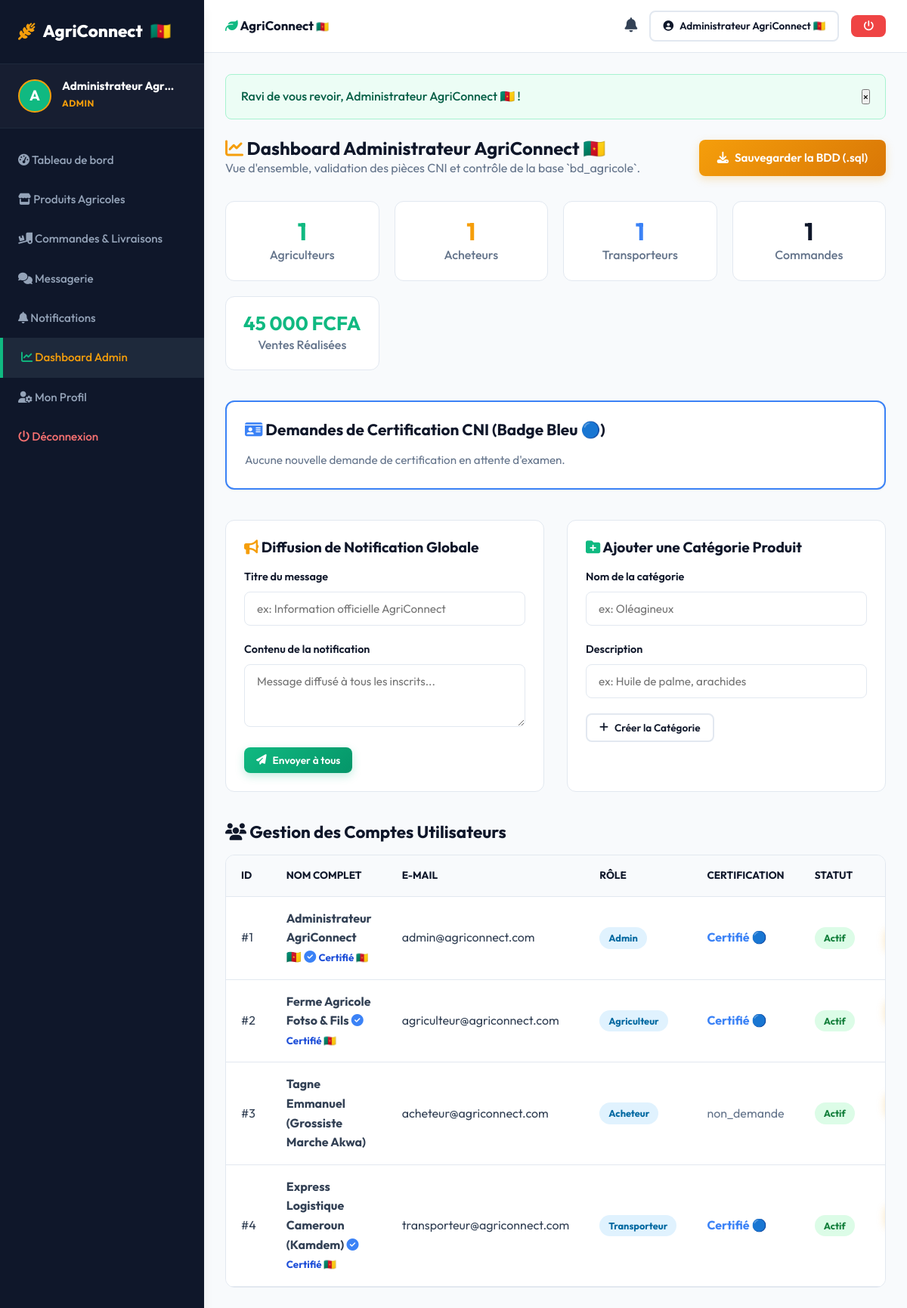
The page /admin.php (signed in) on the database its author committed.
### tables this page shows
CREATE TABLE IF NOT EXISTS `utilisateurs` (
  `id` INT AUTO_INCREMENT PRIMARY KEY,
  `nom_complet` VARCHAR(150) NOT NULL,
  `email` VARCHAR(150) NOT NULL UNIQUE,
  `mot_de_passe` VARCHAR(255) NOT NULL,
  `role` ENUM('agriculteur', 'acheteur', 'transporteur', 'admin') NOT NULL DEFAULT 'acheteur',
  `telephone` VARCHAR(30) DEFAULT NULL,
  `photo` VARCHAR(255) DEFAULT 'default_avatar.png',
  `adresse` VARCHAR(255) DEFAULT NULL,
  `ville` VARCHAR(100) DEFAULT NULL,
  `latitude` DECIMAL(10, 8) DEFAULT NULL,
  `longitude` DECIMAL(11, 8) DEFAULT NULL,
  `statut` ENUM('actif', 'suspendu') NOT NULL DEFAULT 'actif',
  `est_certifie` TINYINT(1) NOT NULL DEFAULT 0,
  `statut_certification` ENUM('non_demande', 'en_attente', 'valide', 'rejete') NOT NULL DEFAULT 'non_demande',
  `photo_cni` VARCHAR(255) DEFAULT NULL,
  `date_demande_certification` DATETIME DEFAULT NULL,
  `date_creation` DATETIME DEFAULT CURRENT_TIMESTAMP
);

### admin.php (the view, shortened to what this page needs)
<?php
require_once __DIR__ . '/includes/fonctions.php';
$nb_agri = $pdo->query("SELECT COUNT(*) FROM utilisateurs WHERE role = 'agriculteur'")->fetchColumn();
$nb_ach = $pdo->query("SELECT COUNT(*) FROM utilisateurs WHERE role = 'acheteur'")->fetchColumn();
$nb_trans = $pdo->query("SELECT COUNT(*) FROM utilisateurs WHERE role = 'transporteur'")->fetchColumn();
$nb_cmd = $pdo->query("SELECT COUNT(*) FROM commandes")->fetchColumn();
$ca_total = $pdo->query("SELECT SUM(total_prix) FROM commandes WHERE statut = 'livree'")->fetchColumn() ?: 0;
$demandes_certif = $pdo->query("SELECT * FROM utilisateurs WHERE statut_certification = 'en_attente' ORDER BY date_demande_certification ASC")->fetchAll();
$utilisateurs = $pdo->query("SELECT * FROM utilisateurs ORDER BY date_creation DESC")->fetchAll();
require_once __DIR__ . '/includes/header.php';
?>
<div style="display: flex; justify-content: space-between; align-items: center; margin-top: 20px; margin-bottom: 30px; flex-wrap: wrap; gap: 16px;">
    <div>
        <h2><i class="fa-solid fa-chart-line" style="color: var(--accent);"></i> Dashboard Administrateur AgriConnect 🇨🇲</h2>
        <p style="color: var(--gray-500);">Vue d'ensemble, validation des pièces CNI et contrôle de la base `bd_agricole`.</p>
    </div>
    <a href="admin.php?action_export_sql=1" class="btn btn-accent">
        <i class="fa-solid fa-download"></i> Sauvegarder la BDD (.sql)
    </a>
</div>
<div style="display: grid; grid-template-columns: repeat(auto-fit, minmax(180px, 1fr)); gap: 20px; margin-bottom: 40px;">
    <div style="background: var(--white); padding: 20px; border-radius: var(--radius-md); border: 1px solid var(--gray-200); text-align: center;">
        <h3 style="font-size: 2rem; color: var(--primary);"><?php echo $nb_agri; ?></h3>
        <p style="color: var(--gray-500); font-weight: 500;">Agriculteurs</p>
    </div>
    <div style="background: var(--white); padding: 20px; border-radius: var(--radius-md); border: 1px solid var(--gray-200); text-align: center;">
        <h3 style="font-size: 2rem; color: var(--accent);"><?php echo $nb_ach; ?></h3>
        <p style="color: var(--gray-500); font-weight: 500;">Acheteurs</p>
    </div>
    <div style="background: var(--white); padding: 20px; border-radius: var(--radius-md); border: 1px solid var(--gray-200); text-align: center;">
        <h3 style="font-size: 2rem; color: var(--info);"><?php echo $nb_trans; ?></h3>
        <p style="color: var(--gray-500); font-weight: 500;">Transporteurs</p>
    </div>
    <div style="background: var(--white); padding: 20px; border-radius: var(--radius-md); border: 1px solid var(--gray-200); text-align: center;">
        <h3 style="font-size: 2rem; color: var(--dark);"><?php echo $nb_cmd; ?></h3>
        <p style="color: var(--gray-500); font-weight: 500;">Commandes</p>
    </div>
    <div style="background: var(--white); padding: 20px; border-radius: var(--radius-md); border: 1px solid var(--gray-200); text-align: center;">
        <h3 style="font-size: 1.6rem; color: var(--success);"><?php echo formater_prix($ca_total); ?></h3>
        <p style="color: var(--gray-500); font-weight: 500;">Ventes Réalisées</p>
    </div>
</div>
<div id="section-certifications" style="margin-bottom: 40px; background: var(--white); padding: 24px; border-radius: var(--radius-md); border: 2px solid #3b82f6; box-shadow: var(--shadow-sm);">
    <h3 style="font-size: 1.3rem; margin-bottom: 16px; color: var(--dark);">
        <i class="fa-solid fa-id-card" style="color: #3b82f6;"></i> Demandes de Certification CNI (Badge Bleu 🔵)
    </h3>
    <?php if (empty($demandes_certif)): ?>
        <p style="color: var(--gray-500); font-size: 0.95rem;">Aucune nouvelle demande de certification en attente d'examen.</p>
    <?php endif; ?>
</div>
<div style="display: grid; grid-template-columns: repeat(auto-fit, minmax(320px, 1fr)); gap: 30px; margin-bottom: 40px;">
    <div style="background: var(--white); padding: 24px; border-radius: var(--radius-md); border: 1px solid var(--gray-200);">
        <h3 style="font-size: 1.2rem; margin-bottom: 16px; color: var(--dark);"><i class="fa-solid fa-bullhorn" style="color: var(--accent);"></i> Diffusion de Notification Globale</h3>
        <form action="admin.php" method="POST">
            <div class="form-group">
                <label class="form-label">Titre du message</label>
                <input type="text" name="titre_notif" class="form-control" placeholder="ex: Information officielle AgriConnect" required>
            </div>
            <div class="form-group">
                <label class="form-label">Contenu de la notification</label>
                <textarea name="msg_notif" class="form-control" rows="3" required placeholder="Message diffusé à tous les inscrits..."></textarea>
            </div>
            <button type="submit" class="btn btn-primary btn-sm"><i class="fa-solid fa-paper-plane"></i> Envoyer à tous</button>
        </form>
    </div>
    <div id="section-categories" style="background: var(--white); padding: 24px; border-radius: var(--radius-md); border: 1px solid var(--gray-200);">
        <h3 style="font-size: 1.2rem; margin-bottom: 16px; color: var(--dark);"><i class="fa-solid fa-folder-plus" style="color: var(--primary);"></i> Ajouter une Catégorie Produit</h3>
        <form action="admin.php" method="POST">
            <div class="form-group">
                <label class="form-label">Nom de la catégorie</label>
                <input type="text" name="nom_cat" class="form-control" placeholder="ex: Oléagineux" required>
            </div>
            <div class="form-group">
                <label class="form-label">Description</label>
                <input type="text" name="desc_cat" class="form-control" placeholder="ex: Huile de palme, arachides">
            </div>
            <button type="submit" class="btn btn-outline btn-sm"><i class="fa-solid fa-plus"></i> Créer la Catégorie</button>
        </form>
    </div>
</div>
<div id="section-users" style="margin-bottom: 40px;">
    <h3 style="font-size: 1.4rem; margin-bottom: 16px; color: var(--dark);"><i class="fa-solid fa-users"></i> Gestion des Comptes Utilisateurs</h3>
    <div class="table-responsive">
        <table class="table">
            <thead>
                <tr>
                    <th>ID</th>
                    <th>Nom Complet</th>
                    <th>E-mail</th>
                    <th>Rôle</th>
                    <th>Certification</th>
                    <th>Statut</th>
                    <th>Actions</th>
                </tr>
            </thead>
            <tbody>
                <?php foreach ($utilisateurs as $u): ?>
                    <tr>
                        <td>#<?php echo $u['id']; ?></td>
                        <td>
                            <strong><?php echo htmlspecialchars($u['nom_complet']); ?></strong>
                            <?php echo afficher_badge_certification($u['est_certifie'], $u['statut_certification']); ?>
                        </td>
                        <td><?php echo htmlspecialchars($u['email']); ?></td>
                        <td><span class="status-badge status-acceptee"><?php echo ucfirst($u['role']); ?></span></td>
                        <td>
                            <?php if ($u['est_certifie']): ?>
                                <span style="color: #3b82f6; font-weight: 700;">Certifié 🔵</span>
                            <?php else: ?>
                                <span style="color: var(--gray-500);"><?php echo htmlspecialchars($u['statut_certification']); ?></span>
                            <?php endif; ?>
                        </td>
                        <td>
                            <?php if ($u['statut'] === 'actif'): ?>
                                <span class="status-badge status-livree">Actif</span>
                            <?php else: ?>
                                <span class="status-badge status-refusee">Suspendu</span>
                            <?php endif; ?>
                        </td>
                        <td>
                        </td>
                    </tr>
                <?php endforeach; ?>
            </tbody>
        </table>
    </div>
</div>
<?php require_once __DIR__ . '/includes/footer.php'; ?>

### includes/fonctions.php (shortened to what this page needs)
<?php
function afficher_flash() {
    if (isset($_SESSION['flash'])) {
        $flash = $_SESSION['flash'];
        echo '<div class="alert alert-' . htmlspecialchars($flash['type']) . ' alert-dismissible fade show" role="alert">
                <span>' . htmlspecialchars($flash['message']) . '</span>
                <button type="button" class="btn-close" onclick="this.parentElement.remove()">&times;</button>
              </div>';
    }
}
function afficher_badge_certification($est_certifie, $statut_certif = '') {
    if ($est_certifie || $statut_certif === 'valide') {
        return '<span class="badge-certifie" title="Compte Vérifié CNI Cameroun"><i class="fa-solid fa-circle-check" style="color: #3b82f6;"></i> <small style="color: #1d4ed8; font-weight: 700;">Certifié 🇨🇲</small></span>';
    }
    return '';
}
function formater_prix($montant) {
    return number_format((float)$montant, 0, ',', ' ') . ' FCFA';
}

### assets/css/style.css (style rules this page uses)
:root { --primary: #10b981; --primary-dark: #059669; --primary-light: #d1fae5; --accent: #f59e0b; --dark: #0f172a; --dark-surface: #1e293b; --light-bg: #f8fafc; --white: #ffffff; --gray-100: #f1f5f9; --gray-200: #e2e8f0; --gray-500: #64748b; --gray-700: #334155; --danger: #ef4444; --warning: #f59e0b; --success: #10b981; --info: #3b82f6; --shadow-sm: 0 1px 3px rgba(0,0,0,0.05); --shadow-md: 0 4px 6px -1px rgba(0,0,0,0.1), 0 2px 4px -1px rgba(0,0,0,0.06); --shadow-lg: 0 10px 15px -3px rgba(0,0,0,0.1), 0 4px 6px -2px rgba(0,0,0,0.05); --radius-sm: 8px; --radius-md: 12px; --radius-lg: 20px; --transition: all 0.3s cubic-bezier(0.4, 0, 0.2, 1); }
* { margin: 0; padding: 0; box-sizing: border-box; font-family: 'Outfit', -apple-system, BlinkMacSystemFont, "Segoe UI", Roboto, sans-serif; }
body { background-color: var(--light-bg); color: var(--gray-700); line-height: 1.6; min-height: 100vh; display: flex; flex-direction: column; overflow-x: hidden; }
a { color: inherit; text-decoration: none; }
h1, h2, h3, h4, h5, h6 { color: var(--dark); font-weight: 700; line-height: 1.2; }
.btn { display: inline-flex; align-items: center; justify-content: center; gap: 8px; padding: 12px 24px; border-radius: var(--radius-sm); font-weight: 600; font-size: 0.95rem; cursor: pointer; transition: var(--transition); border: none; text-align: center; white-space: nowrap; }
.btn-primary { background: linear-gradient(135deg, var(--primary) 0%, var(--primary-dark) 100%); color: var(--white); box-shadow: 0 4px 12px rgba(16, 185, 129, 0.25); }
.btn-accent { background: linear-gradient(135deg, #f59e0b 0%, #d97706 100%); color: var(--white); box-shadow: 0 4px 12px rgba(245, 158, 11, 0.25); }
.btn-outline { background: transparent; border: 2px solid var(--gray-200); color: var(--dark); }
.btn-sm { padding: 8px 16px; font-size: 0.85rem; }
.form-group { margin-bottom: 20px; }
.form-label { display: block; font-weight: 600; font-size: 0.9rem; margin-bottom: 8px; color: var(--dark); }
.form-control { width: 100%; padding: 12px 16px; border-radius: var(--radius-sm); border: 1.5px solid var(--gray-200); background-color: var(--white); font-size: 0.95rem; transition: var(--transition); color: var(--dark); }
.alert { padding: 16px 20px; border-radius: var(--radius-sm); margin-bottom: 24px; font-weight: 500; display: flex; align-items: center; justify-content: space-between; }
.alert-success { background: #ecfdf5; color: #065f46; border: 1px solid #a7f3d0; }
.table-responsive { width: 100%; overflow-x: auto; -webkit-overflow-scrolling: touch; background: var(--white); border-radius: var(--radius-md); border: 1px solid var(--gray-200); margin-bottom: 24px; }
.table { width: 100%; border-collapse: collapse; text-align: left; min-width: 650px; }
.table th, .table td { padding: 16px 20px; border-bottom: 1px solid var(--gray-200); }
.table th { background: var(--light-bg); font-weight: 700; color: var(--dark); font-size: 0.85rem; text-transform: uppercase; }
.status-badge { display: inline-flex; align-items: center; gap: 6px; padding: 4px 12px; border-radius: 99px; font-size: 0.8rem; font-weight: 700; }
.status-acceptee { background: #e0f2fe; color: #0369a1; }
.status-livree { background: #dcfce7; color: #15803d; }

### rows shown on the page
utilisateurs: id "1", nom_complet "Administrateur AgriConnect 🇨🇲", est_certifie 1 (drawn), email "admin@agriconnect.com", role "Admin", statut "Actif"
utilisateurs: id "2", nom_complet "Ferme Agricole Fotso & Fils", est_certifie 1 (drawn), email "agriculteur@agriconnect.com", role "Agriculteur", statut "Actif"
utilisateurs: id "3", nom_complet "Tagne Emmanuel (Grossiste Marche Akwa)", email "acheteur@agriconnect.com", role "Acheteur", statut_certification "non_demande", statut "Actif"
utilisateurs: id "4", nom_complet "Express Logistique Cameroun (Kamdem)", est_certifie 1 (drawn), email "transporteur@agriconnect.com", role "Transporteur", statut "Actif"

### other values the page prints
substr($user_nom, 0, 1) "A"
$user_nom "Administrateur Agr…"
$user_role "ADMIN"
$user_nom "Administrateur AgriConnect 🇨🇲"
$flash['message'] "Ravi de vous revoir, Administrateur AgriConnect 🇨🇲 !"
$nb_agri "1"
$nb_ach "1"
$nb_trans "1"
$nb_cmd "1"
formater_prix($ca_total) "45 000 FCFA"
